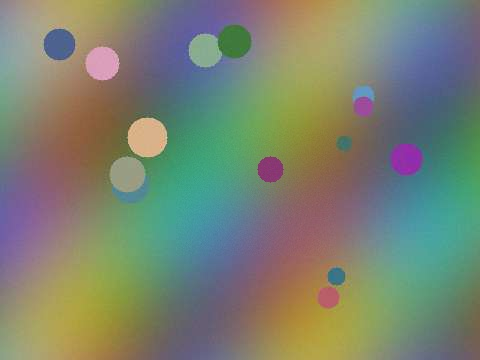
#> input picture samples/jpeg_ghost.png, 480 x 360 px
$ python -i checks.py   (imports and definitions only)   (older library calls are emulated)
#> lines starting #> are read from the running program, lines starting #| are printed output that depends on the picture
"""
What each filter specifically promises.

The harness checks what every filter owes: a uint8 image, no NaN, the same
answer twice. That catches a crash, not a lie - a sharpen that quietly blurs
passes all three. These are the promises worth the deep dive: measured on the
image the filter is aimed at, with a number attached rather than an opinion.

Each check takes the corpus and returns (ok, detail). Detail is written into
the result file whether it passed or failed, because the number is the point.
"""

import tempfile
from pathlib import Path
from typing import Any, Callable, Dict, List, Optional, Tuple

import cv2
import numpy as np

# Anchored to this file, not to the working directory. Two checks used to reach
# the corpus through the relative path 'validation/corpus', which quietly found
# nothing whenever the harness was run from anywhere but the repository root -
# and a check that finds no images reports that it could not run, which is easy
# to read as the corpus being incomplete rather than the path being wrong.
CORPUS = Path(__file__).resolve().parent / 'corpus'

from cv_tools.filters import (
    CLAHE_COLOR_MODES,
    adjust_temperature,
    auto_canny,
    canny_edges,
    correct_pixel_aspect,
    fit_to_aspect,
    noise_map,
    auto_contrast,
    auto_levels,
    invert_channel,
    invert_luminance,
    solarize,
    gaussian_blur,
    median_filter,
    sobel_edges,
    crop,
    deblock,
    detect_periodic_peaks,
    fft_filter,
    flip,
    invert,
    remove_periodic_noise,
    resize,
    rotate,
    blockiness_score,
    check_timestamps,
    detect_editing_software,
    ela_stats,
    error_level_analysis,
    estimate_jpeg_quality,
    metadata_report,
    noise_report,
    calibrate_from_chessboard,
    load_calibration,
    save_calibration,
    undistort,
    undistort_with_file,
    COLOR_SPACES,
    DESATURATE_METHODS,
    FISHEYE_BORDER_MODES,
    WHITE_BALANCE_METHODS,
    adjust_saturation,
    auto_white_balance,
    correct_fisheye,
    desaturate,
    extract_bit_plane,
    extract_component,
    measure_height,
    white_balance_from_patch,
    adjust_contrast_brightness,
    adjust_levels,
    apply_clahe,
    apply_curve,
    correct_barrel_distortion,
    correct_perspective,
    deblur_defocus,
    deblur_defocus_grid,
    deblur_motion,
    deblur_motion_grid,
    detect_copy_move,
    edge_density,
    estimate_noise,
    estimate_straightness,
    extract_roi,
    ghost_report,
    ghost_sweep,
    GHOST_QUALITIES,
    histogram_equalization,
    is_reversible,
    local_contrast,
    nl_means_denoise,
    redact_region,
    unsharp_mask,
    upscale,
    verify_redaction,
    ROI,
)

Check = Callable[[Dict[str, np.ndarray]], Tuple[bool, str]]


def _gray(image: np.ndarray) -> np.ndarray:
    # RGB2GRAY, matching every _to_gray in cv_tools/filters. The corpus goes
    # through ImageLoader, so these arrays are RGB; BGR2GRAY would weight the
    # channels backwards and quietly change every luminance number here.
    return cv2.cvtColor(image, cv2.COLOR_RGB2GRAY) if image.ndim == 3 else image
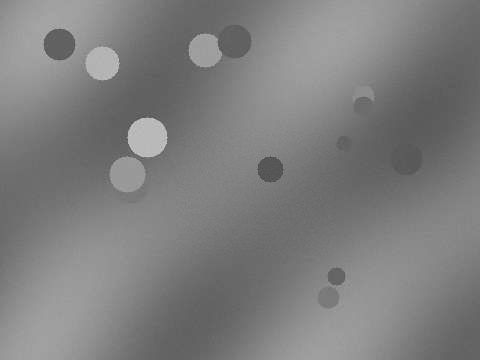
#> returned value: shape (360, 480); min 74, max 211, mean 125.9


def _local_contrast_score(image: np.ndarray, window: int = 15) -> float:
    """Mean local standard deviation - what CLAHE and clarity claim to raise."""
    gray = _gray(image).astype(np.float32)
    mean = cv2.blur(gray, (window, window))
    sq = cv2.blur(gray * gray, (window, window))
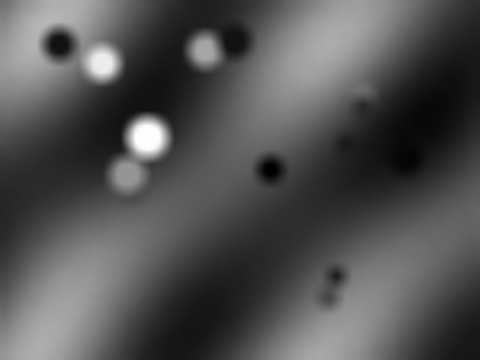
#> sq: shape (360, 480) float32; min 7493.3, max 34318.5, mean 16246.4; drawn with min black and max white
    return float(np.sqrt(np.maximum(sq - mean * mean, 0)).mean())


def _high_frequency_energy(image: np.ndarray) -> float:
    """Laplacian variance - the standard focus / acutance proxy."""
    return float(cv2.Laplacian(_gray(image), cv2.CV_64F).var())


# ---- Adjust ---------------------------------------------------------------

# [240 lines left out: functions check_clahe, check_levels, check_contrast_brightness, check_curves, check_histeq, check_sharpen and 3 more, not called in this run]


def _psnr(reference: np.ndarray, candidate: np.ndarray) -> float:
    error = np.mean((reference.astype(np.float64) - candidate.astype(np.float64)) ** 2)
    return float('inf') if error == 0 else float(10 * np.log10(255.0 ** 2 / error))


# [423 lines left out: functions _disc_kernel, _as_a_camera_blurs, _deblur_frames, _deblur_checks, check_deblur_motion, check_deblur_defocus and 9 more, not called in this run]


CHECKS: Dict[str, Callable] = {
    'clahe': check_clahe,
    'levels': check_levels,
    'contrast_brightness': check_contrast_brightness,
    'curves': check_curves,
    'histeq': check_histeq,
    'sharpen': check_sharpen,
    'nl_means': check_nl_means,
    'local_contrast': check_local_contrast,
    'upscale': check_upscale,
    'deblur_motion': check_deblur_motion,
    'deblur_defocus': check_deblur_defocus,
    'deblur_motion_grid': check_deblur_motion_grid,
    'deblur_defocus_grid': check_deblur_defocus_grid,
    'perspective': check_perspective,
    'barrel': check_barrel,
    'redact': check_redact,
    'clone_detect': check_clone_detect,
    'ghost': check_ghost,
}

# [204 lines left out: functions check_white_balance, check_saturation, check_component, check_fisheye, check_measure_3d, not called in this run]


# [7 lines not run here, left out]

# [79 lines left out: functions check_undistort, _row_bow, not called in this run]


CHECKS['undistort'] = check_undistort

# ---- the analysis reports -------------------------------------------------

# [225 lines left out: functions check_noise, check_ela, check_compression, check_metadata, not called in this run]


# [6 lines not run here, left out]

# ---- cross-cutting invariants ---------------------------------------------
# Perturbation testing showed that of 111 checks, 7 noticed red and blue being
# swapped, 11 noticed the output shifted four pixels, 8 noticed a 10% gain and
# 8 noticed the filter reaching only half the frame. That is not a fault in
# each check - a mean local sigma is *supposed* to be invariant to translation
# - but it left three properties nothing verified at all.
#
# These assert them directly, once per filter, for the filters where the
# property should hold. A tone or detail filter must not move content, must
# not permute channels, and must reach the whole frame.

TONE_AND_DETAIL: Dict[str, Dict[str, Any]] = {
    'clahe': {},
    'histeq': {},
    'levels': {'black_point': 20, 'white_point': 235},
    'contrast_brightness': {'contrast': 1.3},
    'curves': {'preset': 'lift_shadows'},
    'sharpen': {'amount': 1.0},
    'gaussian_blur': {'radius': 2.0},
    'bilateral_filter': {},
    'local_contrast': {'strength': 0.6},
    'detail_enhance': {},
    'saturation': {'factor': 1.4},
}


# [73 lines left out: functions _marker_frame, check_invariants, _with_invariants, not called in this run]


# [2 lines not run here, left out]

# ---- geometry, inversion, frequency ---------------------------------------

# [172 lines left out: functions check_flip, check_invert, check_rotate, check_resize, check_crop, check_fft_filter and 2 more, not called in this run]


# [10 lines not run here, left out]

# ---- the full declared range ----------------------------------------------
# Until now the checks asserted behaviour at or near each filter's defaults.
# The parameter matrix ran the extremes, but only to see whether they crashed
# - nothing said what `clahe` at clip_limit 10 or `gaussian_blur` at radius 50
# should actually produce. A slider the interface offers is a promise that
# every value on it does something sensible.
#
# Each entry is (filter, parameter, what to measure, which way it should go).
# The range comes from SLIDER_RANGES - the same numbers the panels offer - so
# widening a slider without re-checking the filter shows up here.

MONOTONE_OVER_RANGE = [
    ('clahe', 'clip_limit', lambda i: _local_contrast_score(i), 'up'),
    ('sharpen', 'amount', _high_frequency_energy, 'up'),
    # Not Laplacian variance: it collapses by radius 10 and is flat from
    # there to 50, so the check would have been vacuous over four fifths of
    # the slider. Global contrast keeps falling the whole way - 42.7 at
    # radius 5 down to 21.6 at 50 - because the blur keeps spreading tone
    # long after the fine detail has gone.
    ('gaussian_blur', 'radius', lambda i: float(i.std()), 'down'),
    ('local_contrast', 'strength', lambda i: _local_contrast_score(i, 31), 'up'),
    ('saturation', 'factor',
     lambda i: float(cv2.cvtColor(i, cv2.COLOR_RGB2HSV)[:, :, 1].mean()), 'up'),
    # Not estimate_noise: by h=30 there is almost no noise left to remove, so
    # the reading floors at 0.4 and the top of the slider looks inert. The
    # images keep changing (h=50 differs from h=30 by up to 109 levels), and
    # global contrast tracks it the whole way. check_nl_means still asserts
    # the noise claim itself over the range where it means something.
    ('nl_means', 'h', lambda i: float(i.std()), 'down'),
    ('texture_boost', 'amount', _high_frequency_energy, 'up'),
]


# [70 lines left out: functions check_over_range, _range_check, not called in this run]


# [3 lines not run here, left out]

# ---- against somebody else's implementation -------------------------------
# Every other check in this file is internal: the filter is compared against
# its own documented behaviour, or against ground truth this campaign built.
# Both can be self-consistent and wrong together. These compare against
# scipy and scikit-image, which implement the same standard operations by
# different routes and were written by people who have never seen this code.
#
# Exact agreement is not the bar. OpenCV and scipy differ in border handling,
# kernel truncation and rounding, so the question is whether the results are
# the same operation - correlated above 0.99 and within a few levels - not
# whether they are bit-identical.


# [116 lines left out: functions _agreement, check_against_scipy, not called in this run]


CHECKS['differential'] = check_against_scipy

# [131 lines left out: functions check_against_skimage_denoise, check_solarize, check_invert_variants, check_auto_levels, not called in this run]


CHECKS['differential_denoise'] = check_against_skimage_denoise
CHECKS['solarize'] = check_solarize
CHECKS['invert_channel'] = check_invert_variants
CHECKS['auto_levels'] = check_auto_levels

# [48 lines left out: function check_per_channel, not called in this run]


CHECKS['per_channel'] = check_per_channel

# [175 lines left out: functions _step_edge, check_canny, check_roi_crop, check_bit_plane, check_noise_map, check_temperature and 1 more, not called in this run]


# [8 lines not run here, left out]

>>> import cv2
>>> picture = cv2.cvtColor(cv2.imread('../samples/jpeg_ghost.png'), cv2.COLOR_BGR2RGB)
>>> result = _local_contrast_score(picture)
#> result = 3.47
